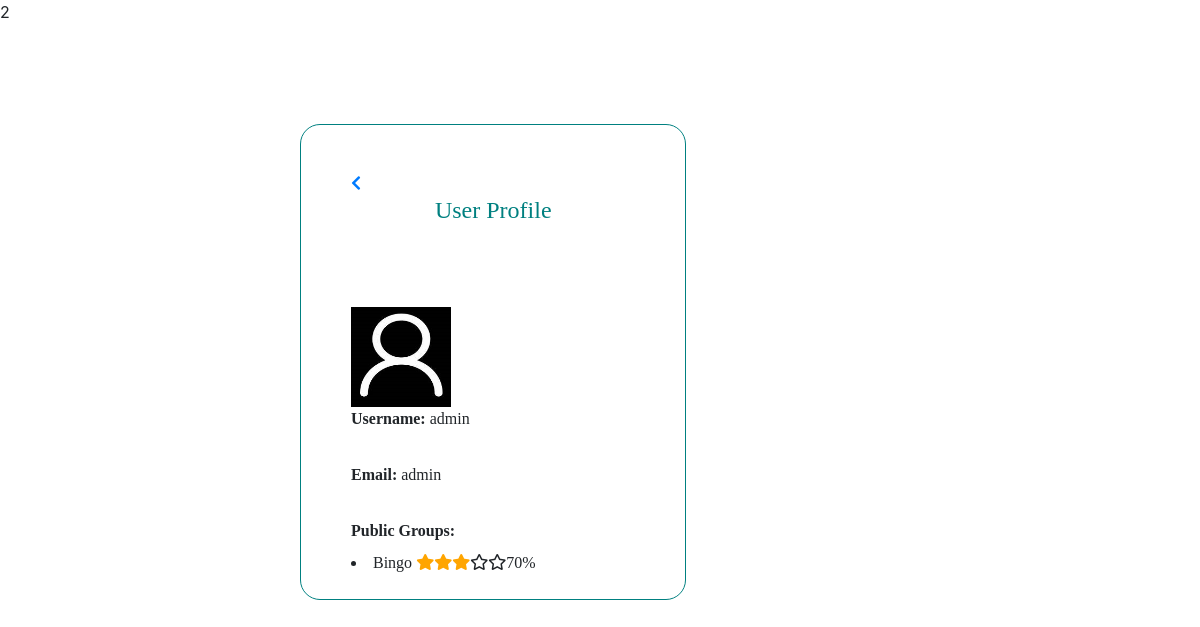
The page /allprofile.php?id=20 (signed in) on the database its author committed.
### tables this page shows
CREATE TABLE `groups` (
  `group_id` int(11) NOT NULL,
  `group_name` text NOT NULL,
  `owner_id` int(11) NOT NULL,
  `privacy` text NOT NULL
);

CREATE TABLE `users` (
  `user_id` int(30) NOT NULL,
  `user_name` varchar(30) NOT NULL,
  `email_id` varchar(30) NOT NULL,
  `password` varchar(30) NOT NULL,
  `user_image` text NOT NULL,
  `posts` text,
  `comments` text NOT NULL
);

### allprofile.php (the view, shortened to what this page needs)
<!DOCTYPE html>
<html>
<head>
<link rel ="stylesheet" a href="css\uprofile.css">
<link rel="stylesheet" href="https://use.fontawesome.com/releases/v5.0.13/css/all.css"
>
<link rel="stylesheet" href="https://stackpath.bootstrapcdn.com/bootstrap/4.1.1/css/bootstrap.min.css"
>
</head>
<body>
<?php
    require_once('./mysqli_connect.php');
    if(isset($_GET['id'])){
         $user_id = $_GET['id'];
         $user="SELECT user_name,user_image,email_id FROM `users` WHERE user_id = '$user_id' ";
       	 $r_user= mysqli_query($dbc,$user);
       	 $row_user=mysqli_fetch_array($r_user);
       	 $user_name = $row_user['user_name'];
       	 $mail=$row_user['email_id'];
       	   if($row_user['user_image']==""){
                $dp="";
                $dp=$dp."default.jpg";
              }
              else{
              	$dp =$row_user['user_image'];
              }
        $g_name = "SELECT groups.group_name,groups.group_id FROM `groups` INNER JOIN `user_groups` where user_groups.user_id='$user_id' AND groups.group_id=user_groups.group_id AND groups.privacy='public' and groups.group_name!='Global'";
      	 $gn_result= mysqli_query($dbc,$g_name);
       $profile='';
       $profile=$profile."<div class='profilepage'>";
       $profile=$profile."<a style='margin-top:50px;margin-left:50px;' href=home.php <i class='fas fa-chevron-left' ></i></a>";
       $profile=$profile."<H4 style='text-align:center; color:teal; margin-top:0px;'>User Profile</H4><br>";
       $profile=$profile."<div id='aligns'>";
       $profile=$profile."<img width='100' height='100' src ='img/$dp'><br>";
       $profile=$profile."<label>Username:</label>";
       $profile=$profile." $user_name<br><br>";
       $profile=$profile."<label>Email:</label>";
       $profile=$profile." $mail<br><br>";
       $profile=$profile."<label>Public Groups:</label><br>";
       if($result = $gn_result->num_rows > 0)
       {
       while( $rowg= mysqli_fetch_array($gn_result)){
           $group_name=$rowg['group_name'];
           $group_id = $rowg['group_id'];
           	$profile=$profile."<li>$group_name  ";
          $countsql = "select count(*) from rating_info inner join posts where posts.group_id ='$group_id' and rating_info.user_id = '$user_id' and rating_info.post_id = posts.post_id";
            $cnt_result= mysqli_query($dbc,$countsql);
            $row_count= mysqli_fetch_array($cnt_result);
             $count = $row_count['count(*)'];
          $countsql1 = "select count(*) from posts where user_id='$user_id' and group_id='$group_id'";
          $cnt1_result=mysqli_query($dbc,$countsql1);
          $row_count1=mysqli_fetch_array($cnt1_result);
          $count1 = $row_count1['count(*)'];
          echo  $count1;
            if($count1 >=2 && $count >=2)
            {
                  for($i =1; $i<=5; $i++ )
                  {
                    $profile=$profile."<i class='fas fa-star' style='color:orange'></i>";
                  }
                    $profile=$profile."100%</li> <br>";
            }
            else if($count1 >=2 && $count==1){
                 for($i =1; $i<=1; $i++ )
                  {
                     for($j =1; $j<=3; $j++ )
                     {
                       $profile=$profile."<i class='fas fa-star' style='color:orange'></i>";
                      }
                     $profile=$profile."<i class='far fa-star'></i>";
                     $profile=$profile."<i class='far fa-star'></i>";
                  }
                  $profile=$profile."70%</li> <br>";
            }
       }
   }else{
   	$profile=$profile."No public groups";
   }
       $profile=$profile."</div>";
       $profile=$profile."<div id='imgg'style='float:right';>";
       $profile=$profile."</form>";
       $profile=$profile."</div>";
       $profile=$profile."</div>";
       echo $profile;
    }
    ?>
</body>
</html>

### css/uprofile.css (style rules this page uses)
.profilepage { border:1px solid teal; margin-left: 300px; margin-top: 100px; margin-right: 200px; margin-bottom: 300px; border-radius: 20px; position: fixed; font-family: Verdana; }
#aligns { margin-left: 50px; margin-top: 50px; float: left; }
label { font-weight: bold; }

### rows shown on the page
groups: count1 "2", group_name "Bingo"
users: user_name "admin", email "admin"
